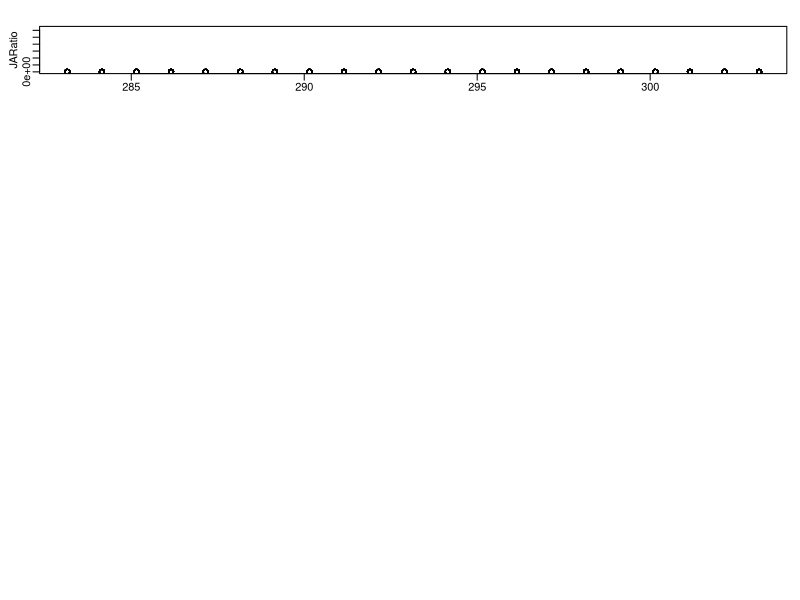

This figure's R source:

library(deSolve)

#### RUNTIME ###################################################################

# start timing script
start <- proc.time()

#### PARAMETERS ################################################################

# t subscript in variable name indicates temperature-sensitive
# base terms are now the scaling factor for temperature-sensitive terms

# z: adult to juvenile size ratio
z<-0.2
# p: adult modifier on production of juveniles
# can use to modify stage structure, seems like it needs to be <1
p<-0.4
# sig: conversion efficiency of resource to useful energy for fish
sig<-0.7
# M: maximum ingestion rate
# make mass specific?
M<-0.5
# MS: function breadth for max intake rate
# i.e. attack rate, opens downward
MS<-10
# H: handling time
# speed at which fish can eat resources (smaller is faster)
H<-1
# HS: function breadth for handling time
# temperature parabola opens upward
HS<-10
# uJ: juvenile mortality
# uJt = 0.05 when C = 293.15
uJ<-10000
# uJe: activation energy of juvenile mortality
uJe<--0.308
# uA: adult mortality
# uAt = 0.005 when C = 293.15
uA<-10000
# uAe: activation energy of adult mortality
uAe<--0.308
# uR: resource mortality
# uR = 0.005 when C = 293.15
uR<-0.163
# uRe: activation energy of resource mortality
uRe<--0.006
# t: costs of maintaining somatic growth/turnover
# i.e. base level of resource intake you must exceed to mature/reproduce
# t = 0.1 when C = 293.15
t<-0.326
# te: activation energy of metabolic waste
te<--0.006
# r: resource growth rate
r<-1.5
# rS: function breadth for resource growth rate
# temperature parabola opens downward
rS<-15
# K: resource carrying capacity
K<-5
# B: adult reproductive rate
B<-0.5
# boltzmann's constant
kb<-8.617*10^-5
# C: temperature in kelvin
# 283.15 is cold, 293.15 is optimal, 303.15 is hot
C<-293.15
# Copt: optimal temperature in kelvin
Copt<-293.15

#### ODE FUNCTIONS #############################################################

# t subscript in variable name indicates temperature-sensitive

# Mt: maximum ingestion rate
# Ht: handling time
# tt: costs of maintaining somatic growth/turnover
# uJt: mortality rate for juveniles
# uAt: mortality rate for adults
# uRt: mortality rate for resources
# rt: resource growth rate
# qt: competitive difference between adults and juveniles
    # qt=1 when juveniles and adults are equal competitors
    # qt=0.5 when juveniles are 3x better than adults
    # qt=1.5 when adults 3x better than juveniles
# ca: functional response for adults
# cj: functional response for juveniles
# mj: juvenile maturation rate
# ra: reproduction per adult


BaseStaget<-function(t,y,p){
    {
        J<-y[1]
        A<-y[2]
        R<-y[3]
    }
    with(as.list(p),{
        Mt<-M*exp(-(C-Copt)^2/(2*MS)^2)
        Ht<-H*exp((C-Copt)^2/(2*HS)^2)
        tt<-t*exp(te/(kb*C))
        uJt<-uJ*exp(uJe/(kb*C))
        uAt<-uA*exp(uAe/(kb*C))
        uRt<-uR*exp(uRe/(kb*C))
        rt<-r*exp(-(C-Copt)^2/(2*rS)^2)
        qt<-(1/20)*C
        
        ca<-qt*Mt*(R/(Ht+R))
        cj<-(2-qt)*Mt*(R/(Ht+R))

        ifelse((sig*cj-tt)<0, mj<-0, mj<-(sig*cj-tt-uJt)/(1-z^(1-(uJt/(sig*cj-tt)))))
        ifelse((sig*ca-tt)<0, ra<-0, ra<-(sig*ca-tt)*B)
        
        dJ.dt<- ra*A -mj*J - uJt *J
        
        dA.dt<- mj*J - uAt*A -ra*p*A
        
        dR.dt<- rt*R*(1-(R/K)) - cj*J - ca*A - uRt*R
        
        return(list(c(dJ.dt,dA.dt,dR.dt)))
    })
}

#### SIMULATION ################################################################

# Set State Variables ----------------------------------------------------------
j.initial <- 1 # juveniles
a.initial <- 1 # adults
r.initial <- 1 # resources

# Set Parameters ---------------------------------------------------------------

# enter name of temperature parameter
temp.name <- "C"
# choose range of temperatures
temp.seq <- seq(Copt-10,Copt+10,length = 21)

# Set Plot Preferences ---------------------------------------------------------

# plot juvenile, adult, and resource dynamics?
# TODO add dynamics.to.plot <- c(10,15,20,25,30)
dynamics.plot = T
# plot bifurcation plot?
b.plot = T

# layout for plots
#TODO generalize
if (dynamics.plot & b.plot) {
    # first rows have dynamics plots
    # last row has bifurcation plots
    par(mfcol=c(6,1),
        mar=c(2,3,2,1), mgp=c(1.5,0.5,0))
} else if (dynamics.plot) {
    # rows have dynamics plots for one value in temp.seq
    par(mfcol=c(length(temp.seq),1),
        mar=c(2,3,2,1), mgp=c(1.5,0.5,0))
} else if (b.plot) {
    # one bifurcation plot
    par(mfcol=c(1,1),
        mar=c(2,3,2,1), mgp=c(1.5,0.5,0))
}

iterations <- 0:50000
iterations <- iterations/10
if (b.plot) {
    # which state variable should be plotted in bifurcation plot?
    b.var <- "JARatio"
    # which proportion of iterations should be plotted in bifurcation plot?
    # ex. 0.25 will plot last quarter of iterations
    b.portion <- 0.25
}

# Run Simulation ---------------------------------------------------------------

# create parameter vector
parms<-c(z=z, p=p, sig=sig, M=M, MS=MS, H=H,HS=HS, uJ=uJ, uJe=uJe, uA=uA, 
         uAe=uAe, uR=uR, uRe=uRe, t=t, te=te,r=r, rS=rS, K=K, B=B, kb=kb, C=C)
# find index of temperature to change
temp.index <- which(names(parms)==temp.name)

# initialize list to store output
output <- list()

# initialize state variables
y <- c(j.initial, a.initial, r.initial)
names(y) <- c("Juveniles", "Adults", "Resources")

# initialize parameters to change within loop
parms.loop <- parms

# loop to change temperature
for (j in 1:length(temp.seq)) {
    print(paste0("Starting simulation for ",temp.name,"=",temp.seq[j]))
    
    # set temperature
    parms.loop[temp.index] <- temp.seq[j]

    # run simulation
    output[[j]] <- ode(y=y, time=iterations, BaseStaget, parms=parms.loop)
    # remove time column
    output[[j]] <- output[[j]][,-1]
    # add juvenile to adult ratio
    JARatio <- output[[j]][,"Juveniles"] / output[[j]][,"Adults"]
    output[[j]] <- cbind(output[[j]], JARatio)
    
    # juvenile, adult, and resource dynamics plot
    if (dynamics.plot & sum(temp.seq[j]==c(10,15,20,25,30))==1) {
        matplot(output[[j]][,1:3],type="l",lty=1,pch=0.5,col=1:3, xlab='', ylab='')
        title(ylab=paste0(temp.name,"=",temp.seq[j]), cex.lab=1, font.lab=2)
    }

} # end temp.seq loop

# bifurcation plot
if (b.plot) {
    
    # choose rows to plot
    total.rows <- length(iterations)
    b.first.row <- round((1-b.portion) * total.rows)
    b.last.row <- total.rows
    b.rows <- b.first.row:b.last.row
    
    # set up plot axes and labels
    range.lim <- lapply(output, function(x) apply(x, 2, range))
    range.lim <- apply(do.call("rbind", range.lim), 2, range)
    plot(0, 0, pch = "", xlim = range(temp.seq), ylim = range.lim[,b.var],
         xlab='', ylab=b.var)
    
    # plot points
    for (j in 1:length(temp.seq)) {
        points(rep(temp.seq[j], length(b.rows)), output[[j]][b.rows,b.var])
    }
}

#### RUNTIME ###################################################################

# stop timing script
end <- proc.time()
# print elapsed time
print(end[3]-start[3])
